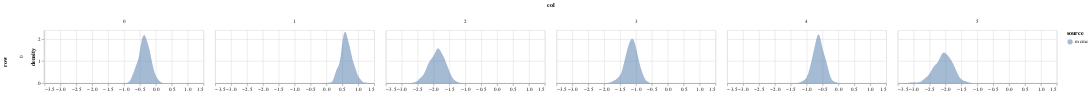

This figure's notebook cell:
### Code cell
param = 'alpha'
df = get_post_df(ps[param]) 
df['source'] = 'mcmc'
plot_density(df, height=100)

### Figure 1 — Vega-Lite specification as saved in the notebook (floating-point values rounded to 4 significant figures; data arrays with more than 128 entries replaced by an {"elided": "..."} marker saying what was removed)
{"config": {"view": {"continuousWidth": 400, "continuousHeight": 300}}, "data": {"name": "data-d4efa036cf36abba50be3675049d3b04"}, "mark": {"type": "area", "opacity": 0.5}, "encoding": {"color": {"type": "nominal", "field": "source"}, "column": {"type": "quantitative", "field": "col"}, "row": {"type": "quantitative", "field": "row"}, "x": {"type": "quantitative", "field": "value", "title": null}, "y": {"type": "quantitative", "field": "density"}}, "height": 100, "resolve": {"scale": {"x": "independent"}}, "transform": [{"fold": ["value"]}, {"density": "value", "groupby": ["cn", "row", "col", "source"]}], "width": 300, "$schema": "https://vega.github.io/schema/vega-lite/v4.8.1.json", "datasets": {"data-d4efa036cf36abba50be3675049d3b04": {"elided": "6000 records"}}}
